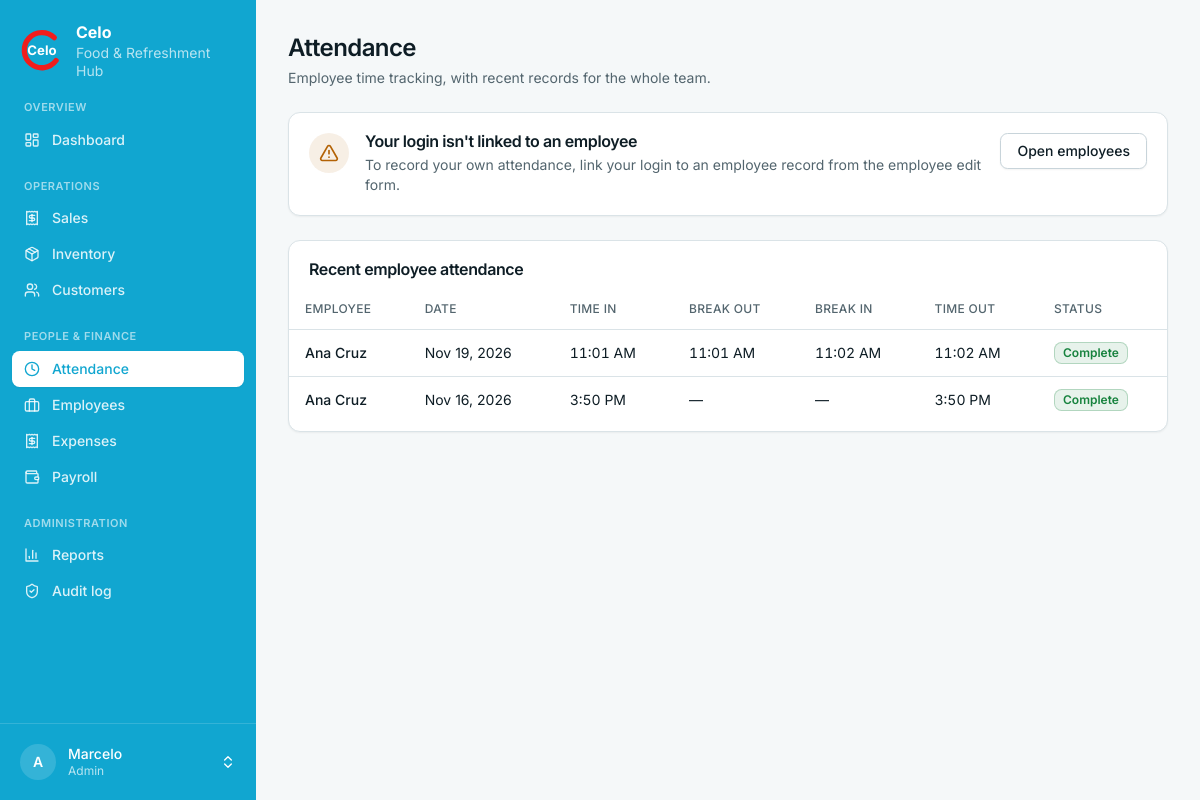
/finance/attendance/ (signed in), run on an earlier commit of the app's database.
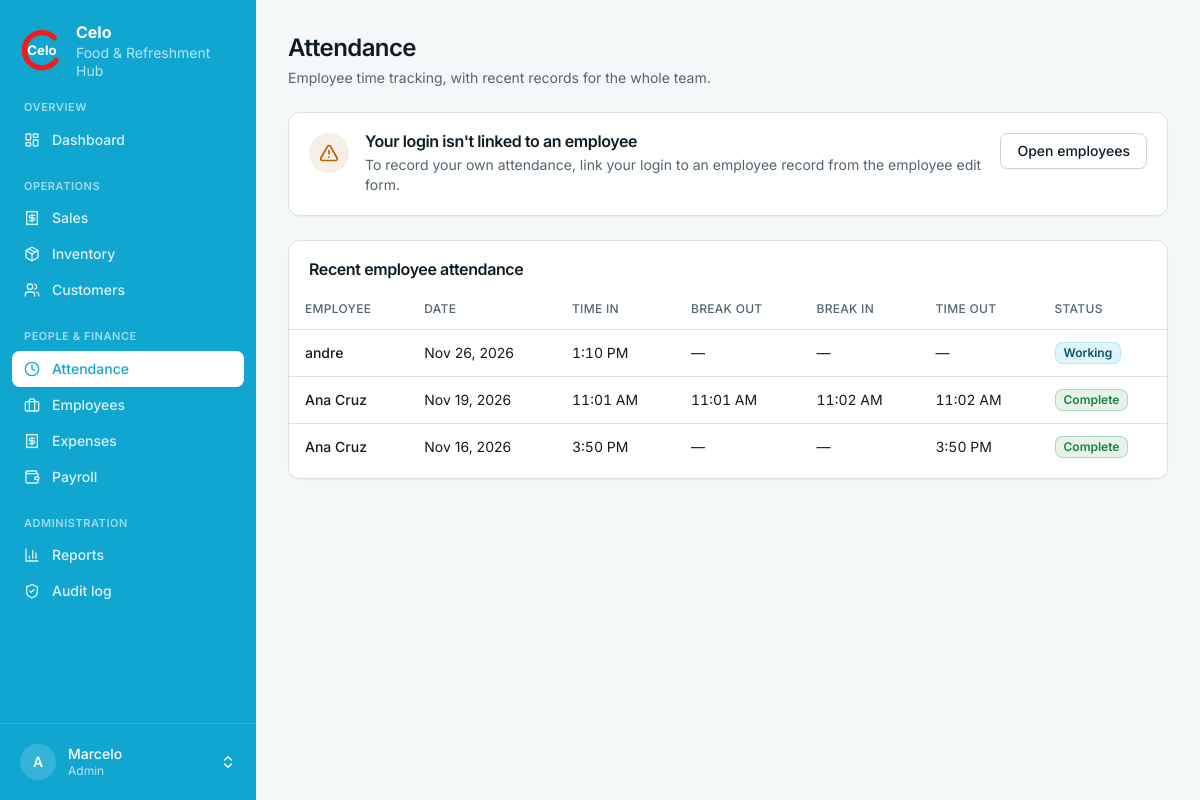
And on a later commit of the database.
### finance/models.py (models this page shows, shortened)
class Attendance(models.Model):
    employee = models.ForeignKey(Employee, on_delete=models.CASCADE, related_name="attendance_records")
    work_date = models.DateField(default=timezone.localdate)
    check_in = models.DateTimeField(default=timezone.now)
    break_time_out = models.DateTimeField(null=True, blank=True)
    break_time_in = models.DateTimeField(null=True, blank=True)
    check_out = models.DateTimeField(null=True, blank=True)
    class Meta:
        ordering = ["-work_date", "-check_in"]
        constraints = [
            models.UniqueConstraint(fields=["employee", "work_date"], name="unique_employee_attendance_per_day"),
            models.CheckConstraint(
                condition=models.Q(check_out__isnull=True) | models.Q(check_out__gte=models.F("check_in")),
                name="attendance_checkout_after_checkin",
            ),
            models.CheckConstraint(
                condition=models.Q(break_time_out__isnull=True)
                | models.Q(break_time_out__gte=models.F("check_in")),
                name="attendance_break_out_after_time_in",
            ),
            models.CheckConstraint(
                condition=models.Q(break_time_in__isnull=True)
                | (
                    models.Q(break_time_out__isnull=False)
                    & models.Q(break_time_in__gte=models.F("break_time_out"))
                ),
                name="attendance_break_in_after_break_out",
            ),
            models.CheckConstraint(
                condition=models.Q(check_out__isnull=True)
                | models.Q(break_time_out__isnull=True)
                | (
                    models.Q(break_time_in__isnull=False)
                    & models.Q(check_out__gte=models.F("break_time_in"))
                ),
                name="attendance_checkout_after_break",
            ),
        ]

class Employee(models.Model):
    name = models.CharField(max_length=120)
    position = models.CharField(max_length=60, blank=True)
    salary = models.DecimalField(max_digits=10, decimal_places=2, default=0,
                                 help_text="Base pay per 15-day period.")
    is_active = models.BooleanField(default=True)
    user = models.OneToOneField("accounts.User", null=True, blank=True, on_delete=models.SET_NULL,
                                help_text="Link to a login account, if they have one.")
    class Meta:
        ordering = ["name"]

### finance/views.py (the view, shortened to what this page needs)
# urls.py: path("attendance/", views.attendance, name="attendance"),
@login_required
def attendance(request):
    employee = Employee.objects.filter(user=request.user, is_active=True).first()
    today = timezone.localdate()
    current_record = Attendance.objects.filter(employee=employee, work_date=today).first() if employee else None
    records = Attendance.objects.select_related("employee")
    if not request.user.is_celo_admin:
        records = records.filter(employee=employee) if employee else records.none()
    return render(request, "finance/attendance.html", {
        "employee": employee,
        "current_record": current_record,
        "records": records[:100],
        "is_admin": request.user.is_celo_admin,
    })

### accounts/models.py (called while the page is built)
    @property
    def is_celo_admin(self):
        return self.is_superuser or self.role == self.Role.ADMIN

### templates/finance/attendance.html (shortened to what the changed rows need)
{% extends "base.html" %}
{% block page_title %}Attendance{% endblock %}
{% block content %}
{% if employee %}
<section class="card mb-6">
  <div class="card-header flex-row flex-wrap items-start justify-between gap-3">
    <div class="space-y-1.5">
      <h2 class="card-title">Today</h2>
      <p class="card-description">{% now "l, F j" %} · {{ employee.name }}</p>
    </div>
    {% if not current_record %}<span class="badge badge-muted">Not timed in</span>
    {% elif current_record.check_out %}<span class="badge badge-green">Shift complete</span>
    {% elif current_record.break_time_out and not current_record.break_time_in %}<span class="badge badge-amber">On break</span>
    {% else %}<span class="badge badge-cyan">Working</span>{% endif %}
  </div>
  <div class="card-content">
    <ol class="grid grid-cols-2 gap-3 sm:grid-cols-4" aria-label="Today's attendance steps">
      <li class="rounded-lg border-2 p-3 {% if current_record %}border-brand bg-accent/60{% endif %}">
        <p class="text-xs font-medium uppercase tracking-wide text-muted-foreground">Time in</p>
        <p class="mt-1 text-lg font-semibold tabular-nums">{% if current_record %}{{ current_record.check_in|date:"g:i A" }}{% else %}—{% endif %}</p>
      </li>
      <li class="rounded-lg border-2 p-3 {% if current_record.break_time_out %}border-brand bg-accent/60{% endif %}">
        <p class="text-xs font-medium uppercase tracking-wide text-muted-foreground">Break out</p>
        <p class="mt-1 text-lg font-semibold tabular-nums">{% if current_record.break_time_out %}{{ current_record.break_time_out|date:"g:i A" }}{% else %}—{% endif %}</p>
      </li>
      <li class="rounded-lg border-2 p-3 {% if current_record.break_time_in %}border-brand bg-accent/60{% endif %}">
        <p class="text-xs font-medium uppercase tracking-wide text-muted-foreground">Break in</p>
        <p class="mt-1 text-lg font-semibold tabular-nums">{% if current_record.break_time_in %}{{ current_record.break_time_in|date:"g:i A" }}{% else %}—{% endif %}</p>
      </li>
      <li class="rounded-lg border-2 p-3 {% if current_record.check_out %}border-brand bg-accent/60{% endif %}">
        <p class="text-xs font-medium uppercase tracking-wide text-muted-foreground">Time out</p>
        <p class="mt-1 text-lg font-semibold tabular-nums">{% if current_record.check_out %}{{ current_record.check_out|date:"g:i A" }}{% else %}—{% endif %}</p>
      </li>
    </ol>
    <div class="mt-5 flex flex-wrap items-center gap-3">
      {% if not current_record %}
        <form method="post">{% csrf_token %}<input type="hidden" name="action" value="time_in">
          <button class="btn btn-primary btn-lg" type="submit">{% include "partials/icon.html" with name="login" class="h-5 w-5" %}Time in</button></form>
      {% elif not current_record.check_out %}
        {% if current_record.break_time_out and not current_record.break_time_in %}
          <form method="post">{% csrf_token %}<input type="hidden" name="action" value="break_time_in">
            <button class="btn btn-primary btn-lg" type="submit">{% include "partials/icon.html" with name="coffee" class="h-5 w-5" %}End break · time in</button></form>
          <p class="text-sm text-muted-foreground">On break since {{ current_record.break_time_out|date:"g:i A" }}. End your break before timing out.</p>
        {% else %}
          {% if not current_record.break_time_out %}
            <form method="post">{% csrf_token %}<input type="hidden" name="action" value="break_time_out">
              <button class="btn btn-outline btn-lg" type="submit">{% include "partials/icon.html" with name="coffee" class="h-5 w-5" %}Start break · time out</button></form>
          {% endif %}
          <form method="post">{% csrf_token %}<input type="hidden" name="action" value="time_out">
            <button class="btn btn-primary btn-lg" type="submit">{% include "partials/icon.html" with name="logout" class="h-5 w-5" %}Time out</button></form>
        {% endif %}
        <p id="elapsed" class="text-sm text-muted-foreground" data-start="{{ current_record.check_in|date:'c' }}"></p>
      {% else %}
        <p class="flex items-center gap-2 text-sm text-muted-foreground">{% include "partials/icon.html" with name="check" %}Today's shift is complete. See you next time.</p>
      {% endif %}
    </div>
  </div>
</section>
<script>
(function () {
  const el = document.getElementById('elapsed');
  if (!el) return;
  const start = new Date(el.dataset.start);
  if (isNaN(start)) return;
  function tick() {
    const m = Math.max(0, Math.floor((Date.now() - start.getTime()) / 60000));
    el.textContent = 'Since time-in: ' + Math.floor(m / 60) + 'h ' + (m % 60) + 'm';
  }
  tick(); setInterval(tick, 30000);
})();
</script>
{% else %}
<section class="card mb-6">
  <div class="card-content flex flex-wrap items-start gap-4 pt-5">
    <div class="min-w-0 flex-1">
      <h2 class="card-title">Your login isn't linked to an employee</h2>
    </div>
  </div>
</section>
{% endif %}
<section class="card">
  <div class="card-header"><h2 class="card-title">{% if is_admin %}Recent employee attendance{% else %}Your attendance history{% endif %}</h2></div>
  <div class="card-content px-0 pb-2"><div class="table-wrap"><table>
    <thead><tr>
      {% if is_admin %}<th>Employee</th>{% endif %}
      <th>Date</th><th>Time in</th><th>Break out</th><th>Break in</th><th>Time out</th><th>Status</th>
    </tr></thead>
    <tbody>
    {% for record in records %}
      <tr>
        {% if is_admin %}<td class="font-medium">{{ record.employee.name }}</td>{% endif %}
        <td class="whitespace-nowrap">{{ record.work_date|date:"M d, Y" }}</td>
        <td class="tabular-nums">{{ record.check_in|date:"g:i A" }}</td>
        <td class="tabular-nums">{% if record.break_time_out %}{{ record.break_time_out|date:"g:i A" }}{% else %}—{% endif %}</td>
        <td class="tabular-nums">{% if record.break_time_in %}{{ record.break_time_in|date:"g:i A" }}{% else %}—{% endif %}</td>
        <td class="tabular-nums">{% if record.check_out %}{{ record.check_out|date:"g:i A" }}{% else %}—{% endif %}</td>
        <td>{% if record.check_out %}<span class="badge badge-green">Complete</span>{% elif record.break_time_out and not record.break_time_in %}<span class="badge badge-amber">On break</span>{% else %}<span class="badge badge-cyan">Working</span>{% endif %}</td>
      </tr>
    {% empty %}
      <tr><td colspan="{% if is_admin %}7{% else %}6{% endif %}" class="py-10 text-center text-muted-foreground">No attendance records yet.</td></tr>
    {% endfor %}
    </tbody>
  </table></div></div>
</section>
{% endblock %}

### templates/base.html (shortened to what this page needs)
{% load celo_ui %}<!doctype html>
<html lang="en" class="h-full">
<head>
  {% include "partials/tailwind.html" %}
</head>
<body class="min-h-full bg-background font-sans text-foreground antialiased">
<div class="min-h-screen {% if user.is_authenticated %}md:grid md:grid-cols-[16rem_minmax(0,1fr)]{% endif %}">
{% if user.is_authenticated %}
  {% nav_items as groups %}
  <aside id="sidebar" class="fixed inset-y-0 left-0 z-40 flex w-64 -translate-x-full flex-col bg-brand-dark text-white transition-transform duration-200 md:sticky md:top-0 md:h-screen md:translate-x-0 print:hidden">
    <a href="{% url 'dashboard:home' %}" class="flex items-center gap-3 px-5 py-5" aria-label="Celo home">
      <svg viewBox="0 0 100 100" class="h-11 w-11 shrink-0" role="img" aria-label="Celo logo">
        <text x="50" y="62" text-anchor="middle" font-size="30" font-weight="700" fill="#fff" font-family="Inter, system-ui, sans-serif">Celo</text>
      </svg>
      <span class="text-sm leading-tight"><strong class="block text-base">Celo</strong><span class="text-white/70">Food &amp; Refreshment Hub</span></span>
    </a>
    <nav class="flex-1 space-y-5 overflow-y-auto px-3 pb-4" aria-label="Main">
      {% for g in groups %}
        <div>
          <p class="px-3 pb-1.5 text-[11px] font-semibold uppercase tracking-wider text-white/60">{{ g.label }}</p>
          {% for i in g.items %}
            <a href="{{ i.href }}" {% if i.active %}aria-current="page"{% endif %}
               class="flex items-center gap-3 rounded-md px-3 py-2 text-sm font-medium transition-colors {% if i.active %}bg-white text-brand-dark shadow-sm{% else %}text-white/85 hover:bg-white/10 hover:text-white{% endif %}">
              {% include "partials/icon.html" with name=i.icon %}{{ i.label }}
            </a>
          {% endfor %}
        </div>
      {% endfor %}
    </nav>
    <div class="relative border-t border-white/15 p-3">
      <button type="button" id="profile-btn" aria-haspopup="menu" aria-expanded="false" aria-controls="profile-menu"
              class="flex w-full items-center gap-3 rounded-md px-2 py-2 text-left transition-colors hover:bg-white/10 {% if request.resolver_match.app_name == 'accounts' %}bg-white/10{% endif %}">
        <span class="grid h-9 w-9 shrink-0 place-items-center rounded-full bg-white/15 text-sm font-semibold">{{ user.username|slice:":1"|upper }}</span>
        <span class="min-w-0 flex-1 text-sm leading-tight"><span class="block truncate font-medium">{{ user.get_full_name|default:user.username }}</span><span class="block text-xs text-white/70">{{ user.get_role_display }}</span></span>
      </button>
    </div>
  </aside>
{% endif %}
  <div class="min-w-0">
    <main class="mx-auto w-full max-w-6xl p-4 sm:p-6 lg:p-8">
      {% block header %}
        <div class="mb-6 flex flex-wrap items-end justify-between gap-3 print:hidden">
          <div>
            <h1 class="text-2xl font-semibold tracking-tight">{% block page_title %}{% endblock %}</h1>
            <p class="mt-1 text-sm text-muted-foreground">{% block page_desc %}{% endblock %}</p>
          </div>
        </div>
      {% endblock %}
      {% block content %}{% endblock %}
    </main>
  </div>
</div>
</body>
</html>

What changed in the data, as far as the page shows it:
added Attendance: employee.name "andre", work_date "Nov 26, 2026", check_in "1:10 PM", shows "Working"
